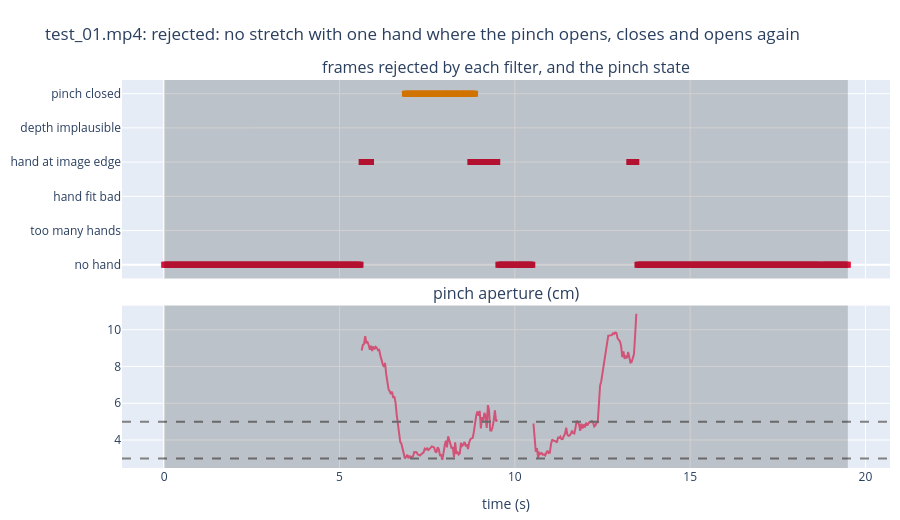

Notebook code for this chart:
### Markdown cell above
Each clip as a timeline: a red mark is a frame one filter rejects, orange is the pinch closed, the shaded parts are removed. Hover for the time. Use `CLIP` to look at another one.

### Code cell
from hurobo.utils.viewer import clip_cut_figure

CLIP = next(iter(signals))
clip_cut_figure(signals[CLIP], cleaner, cuts[CLIP]).show()

### Figure 1 — Plotly figure (JSON) as saved in the notebook; plotly's stock layout.template omitted (floating-point values rounded to 4 significant figures; data arrays with more than 128 entries replaced by an {"elided": "..."} marker saying what was removed)
{"data": [{"hovertemplate": "%{x:.2f} s<extra>no hand</extra>", "marker": {"color": "crimson", "size": 6, "symbol": "square"}, "mode": "markers", "name": "no hand", "showlegend": false, "type": "scatter", "x": {"elided": "379 float values"}, "xaxis": "x", "y": {"elided": "379 int values"}, "yaxis": "y"}, {"hovertemplate": "%{x:.2f} s<extra>too many hands</extra>", "marker": {"color": "crimson", "size": 6, "symbol": "square"}, "mode": "markers", "name": "too many hands", "showlegend": false, "type": "scatter", "x": [], "xaxis": "x", "y": [], "yaxis": "y"}, {"hovertemplate": "%{x:.2f} s<extra>hand fit bad</extra>", "marker": {"color": "crimson", "size": 6, "symbol": "square"}, "mode": "markers", "name": "hand fit bad", "showlegend": false, "type": "scatter", "x": [], "xaxis": "x", "y": [], "yaxis": "y"}, {"hovertemplate": "%{x:.2f} s<extra>hand at image edge</extra>", "marker": {"color": "crimson", "size": 6, "symbol": "square"}, "mode": "markers", "name": "hand at image edge", "showlegend": false, "type": "scatter", "x": [5.633, 5.666, 5.699, 5.732, 5.766, 5.799, 5.832, 5.866, 5.899, 8.732, 8.765, 8.799, 8.832, 8.865, 8.899, 8.932, 8.965, 8.999, 9.032, 9.065, 9.099, 9.132, 9.165, 9.199, 9.232, 9.265, 9.299, 9.332, 9.365, 9.399, 9.432, 9.465, 9.499, 13.26, 13.3, 13.33, 13.36, 13.4, 13.43, 13.46], "xaxis": "x", "y": [3, 3, 3, 3, 3, 3, 3, 3, 3, 3, 3, 3, 3, 3, 3, 3, 3, 3, 3, 3, 3, 3, 3, 3, 3, 3, 3, 3, 3, 3, 3, 3, 3, 3, 3, 3, 3, 3, 3, 3], "yaxis": "y"}, {"hovertemplate": "%{x:.2f} s<extra>depth implausible</extra>", "marker": {"color": "crimson", "size": 6, "symbol": "square"}, "mode": "markers", "name": "depth implausible", "showlegend": false, "type": "scatter", "x": [], "xaxis": "x", "y": [], "yaxis": "y"}, {"hovertemplate": "%{x:.2f} s<extra>pinch closed</extra>", "marker": {"color": "darkorange", "size": 6, "symbol": "square"}, "mode": "markers", "name": "pinch closed", "showlegend": false, "type": "scatter", "x": [6.866, 6.899, 6.932, 6.966, 6.999, 7.032, 7.066, 7.099, 7.132, 7.166, 7.199, 7.232, 7.266, 7.299, 7.332, 7.366, 7.399, 7.432, 7.466, 7.499, 7.532, 7.566, 7.599, 7.632, 7.666, 7.699, 7.732, 7.766, 7.799, 7.832, 7.866, 7.899, 7.932, 7.966, 7.999, 8.032, 8.066, 8.099, 8.132, 8.165, 8.199, 8.232, 8.265, 8.299, 8.332, 8.365, 8.399, 8.432, 8.465, 8.499, 8.532, 8.565, 8.599, 8.632, 8.665, 8.699, 8.732, 8.765, 8.799, 8.832, 8.865], "xaxis": "x", "y": [5, 5, 5, 5, 5, 5, 5, 5, 5, 5, 5, 5, 5, 5, 5, 5, 5, 5, 5, 5, 5, 5, 5, 5, 5, 5, 5, 5, 5, 5, 5, 5, 5, 5, 5, 5, 5, 5, 5, 5, 5, 5, 5, 5, 5, 5, 5, 5, 5, 5, 5, 5, 5, 5, 5, 5, 5, 5, 5, 5, 5], "yaxis": "y"}, {"mode": "lines", "showlegend": false, "type": "scatter", "x": {"elided": "585 float values"}, "xaxis": "x2", "y": {"elided": "585 float values"}, "yaxis": "y2"}], "layout": {"annotations": [{"font": {"size": 16}, "showarrow": false, "text": "frames rejected by each filter, and the pinch state", "x": 0.5, "xanchor": "center", "xref": "paper", "y": 1.0, "yanchor": "bottom", "yref": "paper"}, {"font": {"size": 16}, "showarrow": false, "text": "pinch aperture (cm)", "x": 0.5, "xanchor": "center", "xref": "paper", "y": 0.4185, "yanchor": "bottom", "yref": "paper"}], "height": 520, "margin": {"b": 40, "l": 40, "r": 10, "t": 80}, "shapes": [{"line": {"color": "grey", "dash": "dash"}, "type": "line", "x0": 0, "x1": 1, "xref": "x2 domain", "y0": 3.0, "y1": 3.0, "yref": "y2"}, {"line": {"color": "grey", "dash": "dash"}, "type": "line", "x0": 0, "x1": 1, "xref": "x2 domain", "y0": 5.0, "y1": 5.0, "yref": "y2"}, {"fillcolor": "black", "line": {"width": 0}, "opacity": 0.18, "type": "rect", "x0": 0.0, "x1": 0.0, "xref": "x", "y0": 0, "y1": 1, "yref": "y domain"}, {"fillcolor": "black", "line": {"width": 0}, "opacity": 0.18, "type": "rect", "x0": 0.0, "x1": 0.0, "xref": "x2", "y0": 0, "y1": 1, "yref": "y2 domain"}, {"fillcolor": "black", "line": {"width": 0}, "opacity": 0.18, "type": "rect", "x0": 0.0, "x1": 19.5, "xref": "x", "y0": 0, "y1": 1, "yref": "y domain"}, {"fillcolor": "black", "line": {"width": 0}, "opacity": 0.18, "type": "rect", "x0": 0.0, "x1": 19.5, "xref": "x2", "y0": 0, "y1": 1, "yref": "y2 domain"}], "title": {"text": "test_01.mp4: rejected: no stretch with one hand where the pinch opens, closes and opens again"}, "xaxis": {"anchor": "y", "domain": [0.0, 1.0], "matches": "x2", "showticklabels": false}, "xaxis2": {"anchor": "y2", "domain": [0.0, 1.0], "title": {"text": "time (s)"}}, "yaxis": {"anchor": "x", "domain": [0.4885, 1.0], "ticktext": ["no hand", "too many hands", "hand fit bad", "hand at image edge", "depth implausible", "pinch closed"], "tickvals": [0, 1, 2, 3, 4, 5]}, "yaxis2": {"anchor": "x2", "domain": [0.0, 0.4185]}}}
